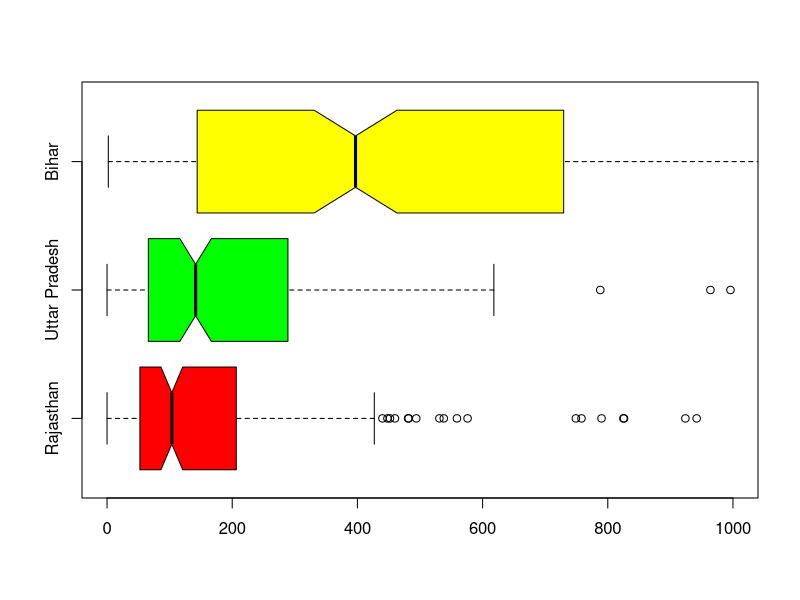
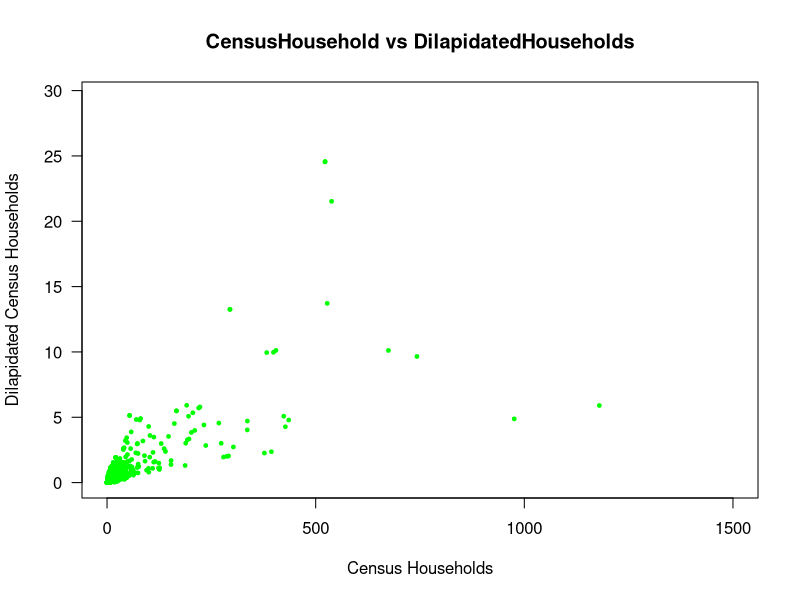
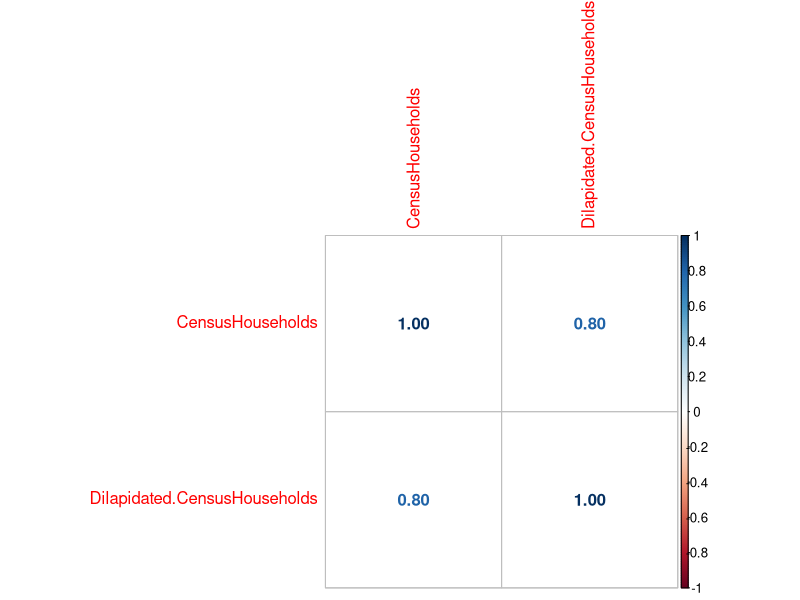

Source code (R) for these figures, in order:
# B. Segregate the Data for Bihar, Rajasthan and Uttar Pradesh.
#   3.Is there a variable in this data set that is correlated with whether an area will have 
#     a high number of households where the Census house will be in poor/Dilapidated condition?
#     How strong/reliable would a relation of these variables be?
#     Discuss your intuition with the results.(Hint: You could start with a correlation matrix) 


# Importing data
DataUrban = read.csv("DataUrban.csv")

# Segregating the data for Gujarat & Maharashtra
seg_RUB = subset(DataUrban, DataUrban$StateName == "RAJASTHAN" |
                   DataUrban$StateName == "UTTAR PRADESH" |
                   DataUrban$StateName == "BIHAR", select = c(7,15))

seg_R = subset(DataUrban, DataUrban$StateName == "RAJASTHAN", select = c(7,15))
seg_U = subset(DataUrban, DataUrban$StateName == "UTTAR PRADESH", select = c(7,15))
seg_B = subset(DataUrban, DataUrban$StateName == "BIHAR", select = c(7,15))

sel_R = seg_R$Dilapidated.CensusHouseholds[1:196]
sel_U = seg_U$Dilapidated.CensusHouseholds[1:196]
sel_B = seg_B$Dilapidated.CensusHouseholds[1:196]

combine = data.frame(sel_R, sel_U, sel_B)

# Correlation
correlation = round(cor(combine),4)
correlation

library(Hmisc)
cor_hmisc =  rcorr(as.matrix(combine), type = "spearman")

# P-value
cor_p = round(cor_hmisc$P, 4)
cor_p

boxplot(sel_R, sel_U, sel_B,
        names = c("Rajasthan", "Uttar Pradesh", "Bihar"),
        horizontal = TRUE,
        notch = TRUE,
        col = c("red", "green", "yellow"),
        ylim = c(0,1000))


# ------------------------------------------------------------------------------------- #


plot(DataUrban$CensusHouseholds/1000, DataUrban$Dilapidated.CensusHouseholds/1000, 
     main = "CensusHousehold vs DilapidatedHouseholds",
     col ="green" , 
     xlab = "Census Households", 
     ylab = "Dilapidated Census Households", 
     cex = 0.75, 
     las = 1, 
     pch = 20,
     xlim = c(0,1500))

cor(DataUrban$CensusHouseholds, DataUrban$Dilapidated.CensusHouseholds)

TA = aggregate(cbind(DataUrban$CensusHouseholds, DataUrban$Dilapidated.CensusHouseholds) ~ 
                 DataUrban$StateName, DataUrban, sum, na.rm=T)


HHCor = subset(DataUrban, select = c(12, 15))

str(HHCor)

library(corrplot)
corrplot(cor(HHCor), method = "number")

# correlation does not imply causation [principle]
